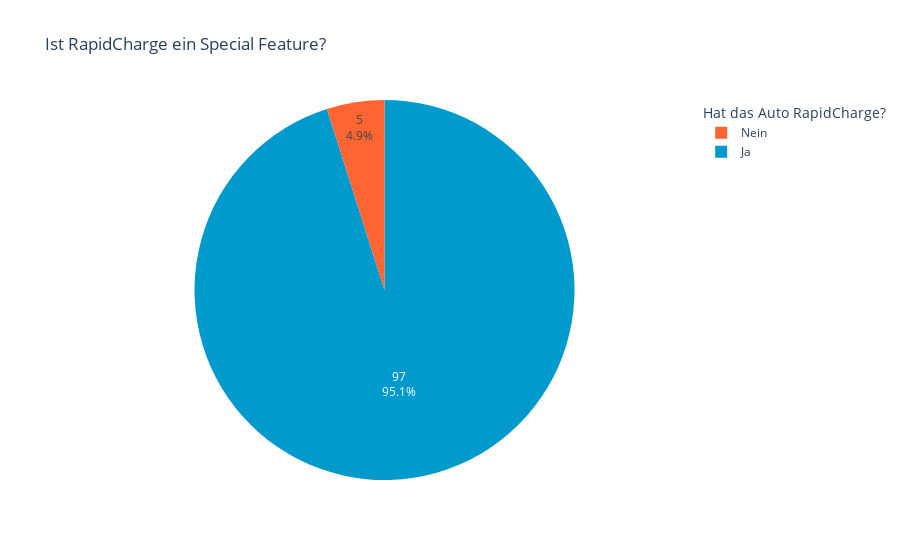

Here is the notebook cell this chart was saved with:
### Code cell
my_pie2 = px.pie(
                values=df_group2.loc[:,'RapidCharge'],        # einstieg
                names=df_group2.index ,                       # ich möchte labels haben
                title='Ist RapidCharge ein Special Feature?', # ich möchte eine Überschrift haben
                color=df_group2.index,  
                color_discrete_map={'Yes':'#009ACD','No':'#ff6532'}, # ich möchte die Farben anpassen            
               
                )

my_pie2.update_layout(legend_traceorder="reversed",
                      legend_title_text='Hat das Auto RapidCharge?',
                      )

my_pie2.update_traces(hoverinfo='percent + label',
                      textinfo='value + percent',            # textinfo zeigt die Werte in % und in absolut an
                      insidetextorientation='horizontal',    # drehen der Textifno
                      textposition='inside'                  # textinfo wieder innerhalb des Piecharts setzen
                      )  

my_pie2.data[0].labels = ['Nein', 'Ja']  # Labels ändern

my_pie2.show()

### Figure 1 — Plotly figure (JSON) as saved in the notebook; plotly's stock layout.template omitted (floating-point values rounded to 4 significant figures)
{"data": [{"customdata": [["No"], ["Yes"]], "domain": {"x": [0, 1], "y": [0, 1]}, "hoverinfo": "percent+label", "hovertemplate": "label=%{label}<br>value=%{value}<br>color=%{customdata[0]}<extra></extra>", "insidetextorientation": "horizontal", "labels": ["Nein", "Ja"], "legendgroup": "", "marker": {"colors": ["#ff6532", "#009ACD"]}, "name": "", "showlegend": true, "textinfo": "value+percent", "textposition": "inside", "type": "pie", "values": [5, 97]}], "layout": {"legend": {"title": {"text": "Hat das Auto RapidCharge?"}, "tracegroupgap": 0, "traceorder": "reversed"}, "title": {"text": "Ist RapidCharge ein Special Feature?"}}}
